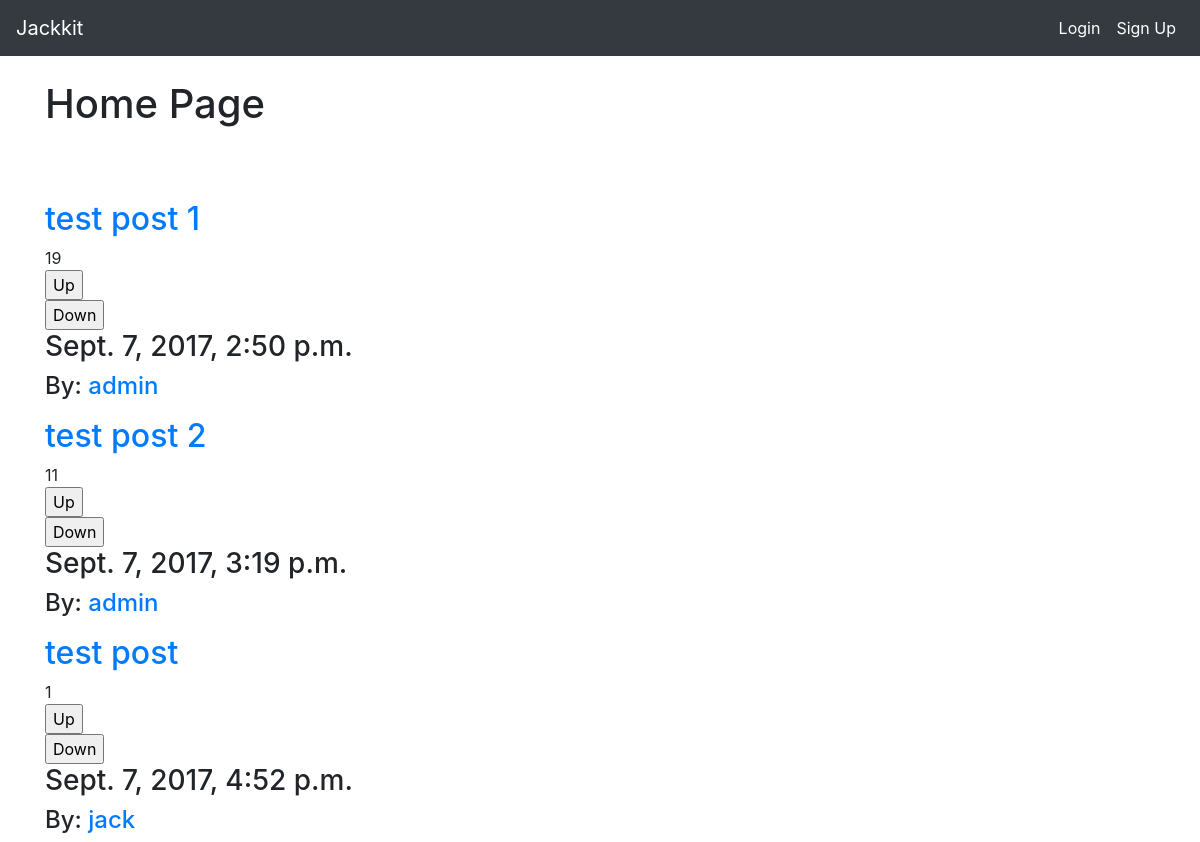
The page / on the database its author committed.
### posts/models.py (models this page shows)
class Post(models.Model):
    title = models.CharField(max_length=200)
    url = models.TextField()
    pub_date = models.DateTimeField()
    author = models.ForeignKey(User)
    votes_total = models.IntegerField(default=1)

### posts/views.py (the view)
# urls.py: 2. Add a URL to urlpatterns:  url(r'^$', views.home, name='home')
def home(request):
    posts = Post.objects.order_by('-votes_total')
    return render(request, 'posts/home.html', {'posts':posts})

### posts/templates/posts/home.html (shortened to what this page needs)
<!DOCTYPE html>
{% extends 'base.html' %}
{% block content %}
<br>
<h1>Home Page</h1>
<br>
<br>
<p>{% for post in posts.all %}</p>
<h2><a href="{{ post.url }}">{{ post.title }}</a></h2>
<a>{{ post.votes_total }}</a>
<form method="POST" action="{% url 'posts:upvote' post.id %}">
  <input type="submit" value="Up">
</form>
<form method="POST" action="{% url 'posts:downvote' post.id %}">
  <input type="submit" value="Down">
</form>
<h3>{{post.pub_date}}</h3>
<h4>By: <a href="{% url 'posts:userposts' post.author.id %}">{{ post.author.username }}</a></h4>
{% endfor %}
{% endblock %}

### templates/base.html (shortened to what this page needs)
<!DOCTYPE html>
<html lang="en">
<head>
  <link rel="stylesheet" href="https://maxcdn.bootstrapcdn.com/bootstrap/4.0.0-beta/css/bootstrap.min.css">
</head>
<body>
  <nav class="navbar navbar-expand-lg navbar-dark bg-dark container-fluid">
    <a class="navbar-brand" href="{% url 'home' %}">Jackkit</a>
    <div class="collapse navbar-collapse" id="navbarSupportedContent">
      <ul class="navbar-nav ml-auto">
        {% if user.is_authenticated %}
        <li class="nav-item active">
          <a class="nav-link" href="#">{{ user.username }}<span class="sr-only">(current)</span></a>
        </li>
        <li class="nav-item active">
          <a class="nav-link" href="{% url 'posts:create' %}">New Post<span class="sr-only">(current)</span></a>
        </li>
        <li class="nav-item active">
          <a class="nav-link" href="#" onClick="document.getElementById('logout').submit()">Logout<span class="sr-only">(current)</span></a>
          <form id="logout" action="{% url 'accounts:logout' %}" method="POST">
            {% csrf_token %}
            <input type="hidden">
          </form>
        </li>
        {% else %}
        <li class="nav-item active">
          <a class="nav-link" href="{% url 'accounts:login' %}">Login<span class="sr-only">(current)</span></a>
        </li>
        <li class="nav-item active">
          <a class="nav-link" href="{% url 'accounts:signup' %}">Sign Up<span class="sr-only">(current)</span></a>
        </li>
        {% endif %}
      </ul>
    </div>
  </nav>
  <div class="container">
    {% block content %}
    {% endblock %}
  </div>
</body>
</html>

### rows shown on the page
Post: title "test post 1", votes_total "19", pub_date "Sept. 7, 2017, 2:50 p.m.", author.username "admin"
Post: title "test post 2", votes_total "11", pub_date "Sept. 7, 2017, 3:19 p.m.", author.username "admin"
Post: title "test post", votes_total "1", pub_date "Sept. 7, 2017, 4:52 p.m.", author.username "jack"
